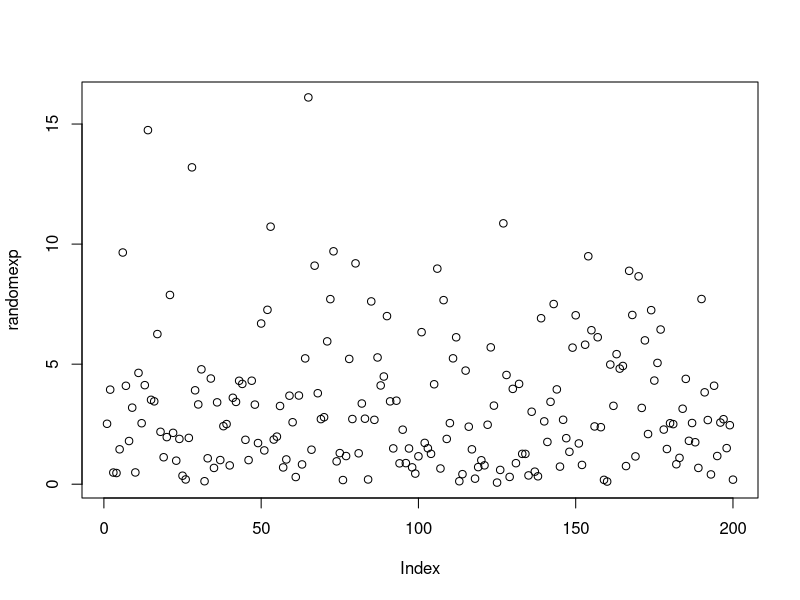
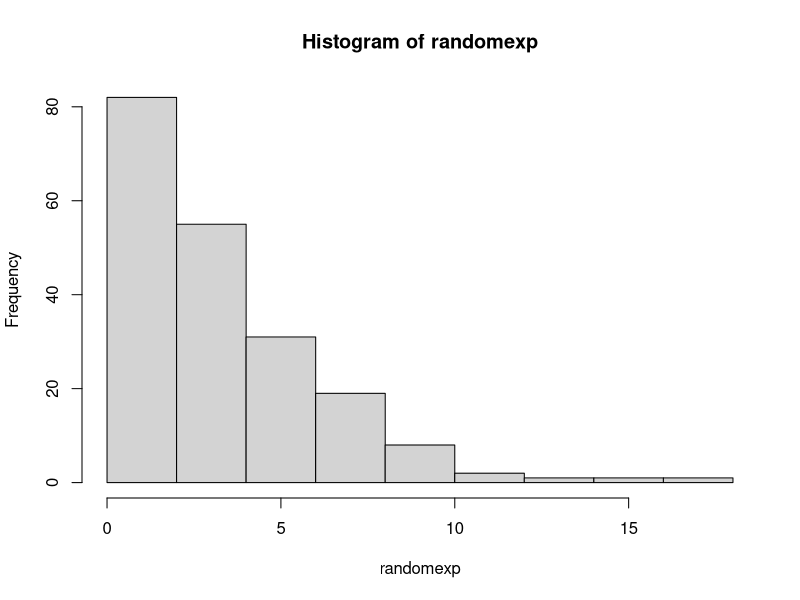
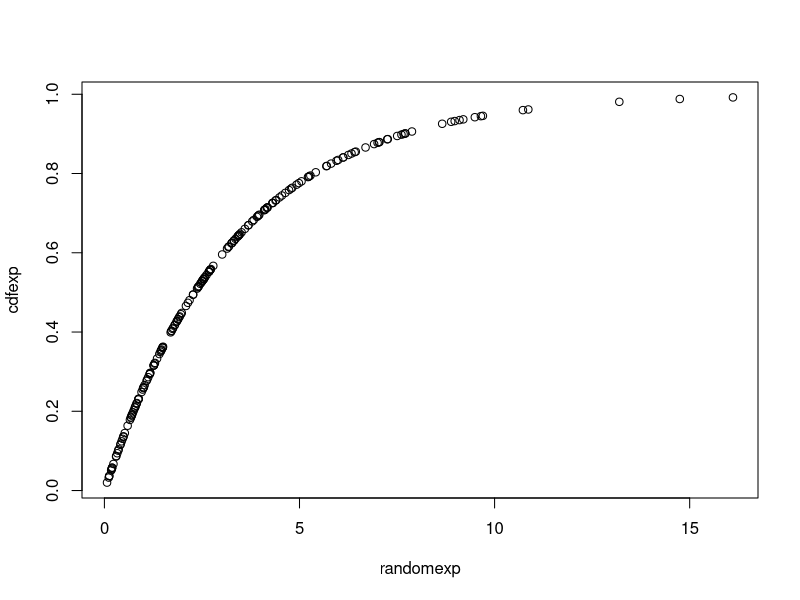

Here is the R script that generated these plots, in order: (Note: this script raises an error after producing the figures.)
pexp(0.3, 1/5)

set.seed(1)
randomexp <- rexp(200, 0.3)
plot(randomexp)
hist(randomexp)
cdfexp = pexp(randomexp, 0.3)
plot(randomexp, cdfexp)

fitexp <- fitdist(randomexp, "exp")
fitexp
ks.test(randomexp, "pexp", fitexp$estimate)

gofstat(fitexp)
plot(fitexp)
